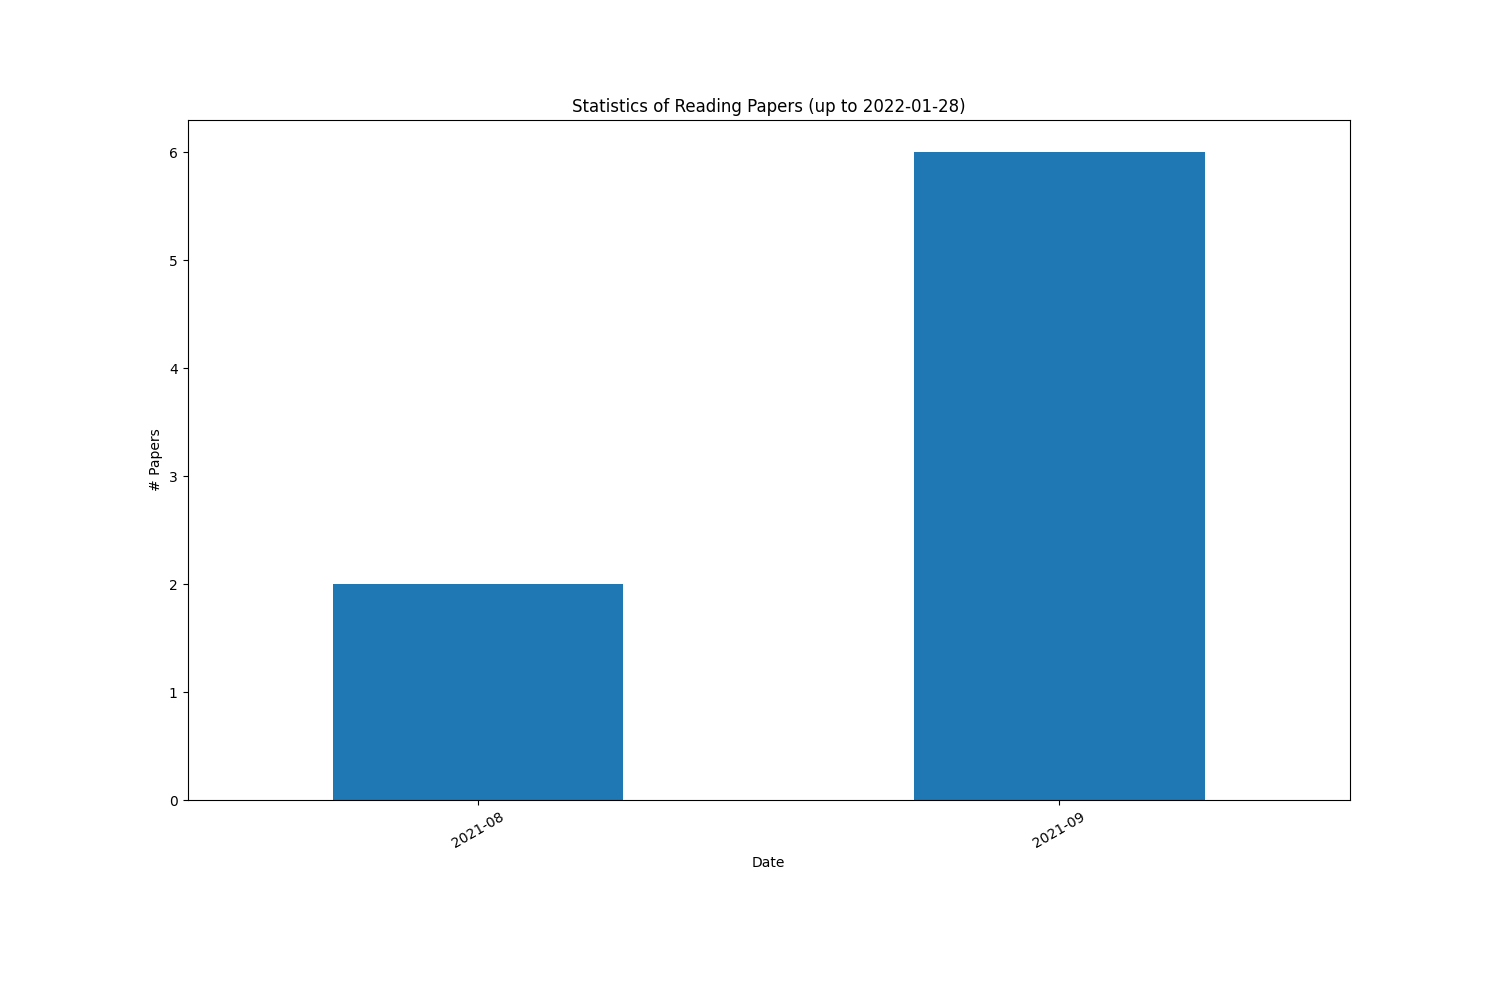

Recreate this plot in Python.
Skip to content
Search or jump to…
Pull requests
Issues
Marketplace
Explore
 
@PeterSH6 
vycezhong
/
read-papers
2
14
0
Code
Issues
87
Pull requests
Actions
Security
Insights
read-papers/stat.py /
@vycezhong
vycezhong update stat.py
Latest commit e37cb4c on 1 Jun
 History
 1 contributor
46 lines (42 sloc)  1.47 KB
  
import datetime
import json
import sys

import matplotlib.pyplot as plt
import matplotlib.ticker as ticker
import pandas as pd
import requests
from requests.exceptions import HTTPError

closed_time = []
page = 1
while True:
    try:
        response = requests.get("https://api.github.com/repos/vycezhong/read-papers/issues",
                                params={"state": "closed",
                                        "per_page": "100", "page": page},
                                headers={"Accept": "application/vnd.github.v3+json"})
        response.raise_for_status()
    except HTTPError as http_error:
        print(f"HTTP error occurred: {http_error}")
        sys.exit(1)
    except Exception as err:
        print(f"Other error occurred: {err}")
        sys.exit(1)
    else:
        print("Success!")

    json_response = response.json()
    if not json_response:
        break
    closed_time.extend([item["closed_at"] for item in json_response])
    page += 1

print(len(closed_time))
df = pd.DataFrame(index=pd.to_datetime(closed_time))
stat = df.groupby(pd.Grouper(freq='M')).size()
ticklabels = [item.strftime("%Y-%m") for item in stat.index]
ax = stat.plot.bar(figsize=(15, 10))
ax.xaxis.set_major_formatter(ticker.FixedFormatter(ticklabels))
ax.figure.autofmt_xdate(rotation=30, ha='center')
ax.set_xlabel("Date")
ax.set_ylabel("# Papers")
ax.set_title("Statistics of Reading Papers (up to %s)" %
             datetime.datetime.today().strftime('%Y-%m-%d'))
plt.savefig("stat.png")
© 2021 GitHub, Inc.
Terms
Privacy
Security
Status
Docs
Contact GitHub
Pricing
API
Training
Blog
About
Loading complete
